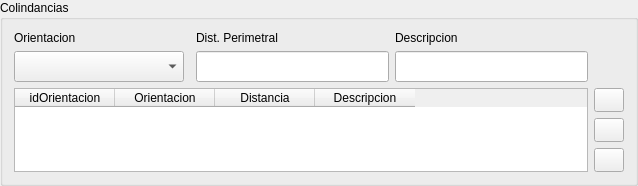
                   <widget class="QgsCollapsibleGroupBox" name="mGroupBox_2">
                    <property name="title">
                     <string>Colindancias</string>
                    </property>
                    <layout class="QGridLayout" name="gridLayout_10">
                     <item row="5" column="4">
                      <widget class="QPushButton" name="btnColinRemoveOne">
                       <property name="minimumSize">
                        <size>
                         <width>30</width>
                         <height>24</height>
                        </size>
                       </property>
                       <property name="maximumSize">
                        <size>
                         <width>30</width>
                         <height>24</height>
                        </size>
                       </property>
                       <property name="text">
                        <string/>
                       </property>
                       <property name="icon">
                        <iconset>
                         <normaloff>:/cedula/icons/remove_one.png</normaloff>:/cedula/icons/remove_one.png</iconset>
                       </property>
                      </widget>
                     </item>
                     <item row="0" column="0">
                      <widget class="QLabel" name="label_15">
                       <property name="text">
                        <string>Orientacion</string>
                       </property>
                      </widget>
                     </item>
                     <item row="1" column="0">
                      <widget class="QComboBox" name="cmbOrientacion">
                       <property name="minimumSize">
                        <size>
                         <width>170</width>
                         <height>0</height>
                        </size>
                       </property>
                       <property name="maximumSize">
                        <size>
                         <width>170</width>
                         <height>16777215</height>
                        </size>
                       </property>
                       <property name="font">
                        <font>
                         <pointsize>14</pointsize>
                         <weight>75</weight>
                         <bold>true</bold>
                        </font>
                       </property>
                       <property name="styleSheet">
                        <string notr="true">QComboBox QAbstractItemView::item { min-height: 25;}
QListView{color: black ; font-size: 16px; outline:none; font-weight:bold}QListView::item:selected { color: red; background-color: lightgray;}</string>
                       </property>
                      </widget>
                     </item>
                     <item row="0" column="3">
                      <widget class="QLabel" name="label_17">
                       <property name="text">
                        <string>Descripcion</string>
                       </property>
                      </widget>
                     </item>
                     <item row="1" column="2">
                      <widget class="QLineEdit" name="leDispPerim">
                       <property name="font">
                        <font>
                         <pointsize>14</pointsize>
                         <weight>75</weight>
                         <bold>true</bold>
                        </font>
                       </property>
                      </widget>
                     </item>
                     <item row="1" column="3">
                      <widget class="QLineEdit" name="leDescripcion">
                       <property name="font">
                        <font>
                         <pointsize>14</pointsize>
                         <weight>75</weight>
                         <bold>true</bold>
                        </font>
                       </property>
                      </widget>
                     </item>
                     <item row="0" column="2">
                      <widget class="QLabel" name="label_16">
                       <property name="text">
                        <string>Dist. Perimetral</string>
                       </property>
                      </widget>
                     </item>
                     <item row="6" column="4">
                      <widget class="QPushButton" name="btnColinRemoveAll">
                       <property name="minimumSize">
                        <size>
                         <width>30</width>
                         <height>24</height>
                        </size>
                       </property>
                       <property name="maximumSize">
                        <size>
                         <width>30</width>
                         <height>24</height>
                        </size>
                       </property>
                       <property name="text">
                        <string/>
                       </property>
                       <property name="icon">
                        <iconset>
                         <normaloff>:/cedula/icons/remove_all.png</normaloff>:/cedula/icons/remove_all.png</iconset>
                       </property>
                      </widget>
                     </item>
                     <item row="4" column="0" rowspan="3" colspan="4">
                      <widget class="QTableWidget" name="twColindancias">
                       <property name="columnCount">
                        <number>4</number>
                       </property>
                       <column>
                        <property name="text">
                         <string>idOrientacion</string>
                        </property>
                       </column>
                       <column>
                        <property name="text">
                         <string>Orientacion</string>
                        </property>
                       </column>
                       <column>
                        <property name="text">
                         <string>Distancia</string>
                        </property>
                       </column>
                       <column>
                        <property name="text">
                         <string>Descripcion</string>
                        </property>
                       </column>
                      </widget>
                     </item>
                     <item row="4" column="4">
                      <widget class="QPushButton" name="btnColinAdd">
                       <property name="minimumSize">
                        <size>
                         <width>30</width>
                         <height>24</height>
                        </size>
                       </property>
                       <property name="maximumSize">
                        <size>
                         <width>30</width>
                         <height>24</height>
                        </size>
                       </property>
                       <property name="icon">
                        <iconset>
                         <normaloff>:/cedula/icons/add.png</normaloff>:/cedula/icons/add.png</iconset>
                       </property>
                      </widget>
                     </item>
                    </layout>
                   </widget>
